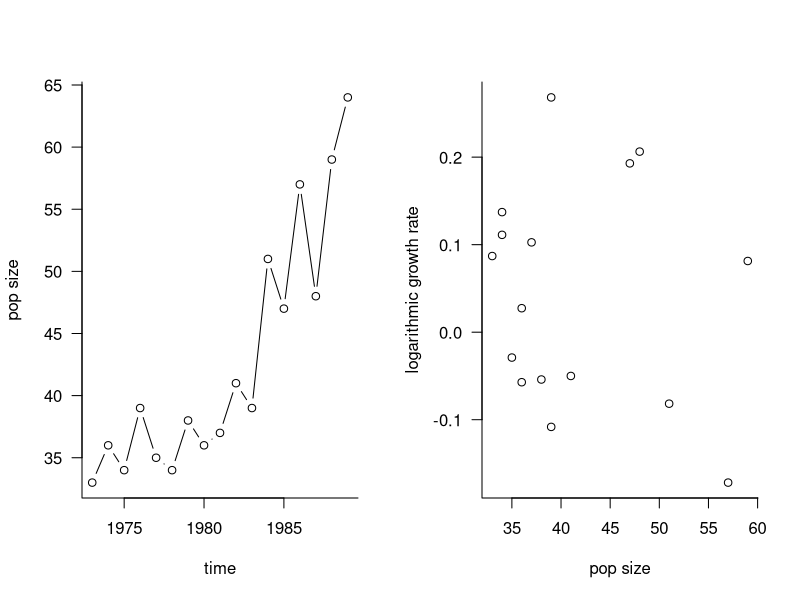
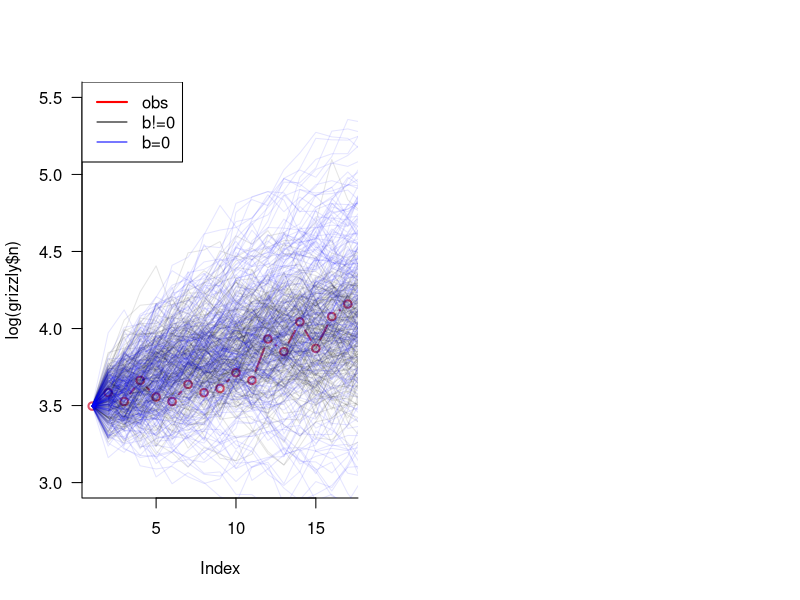
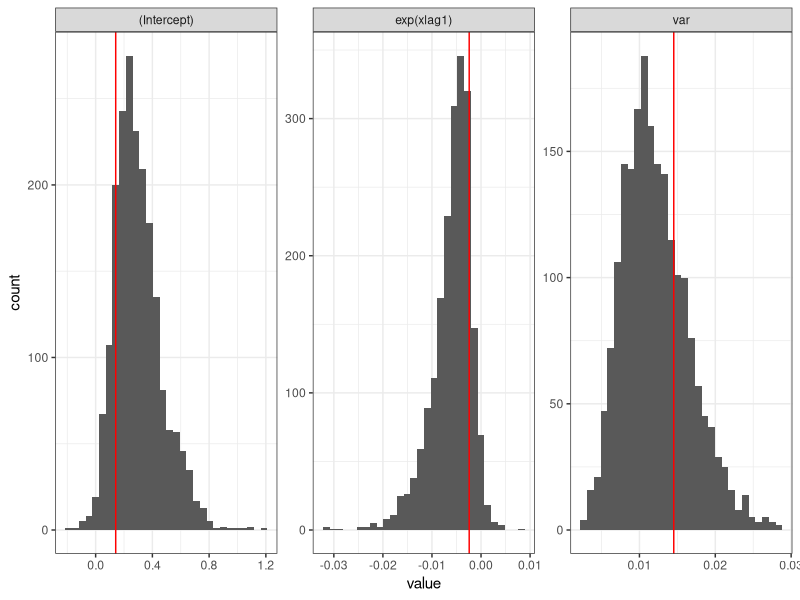
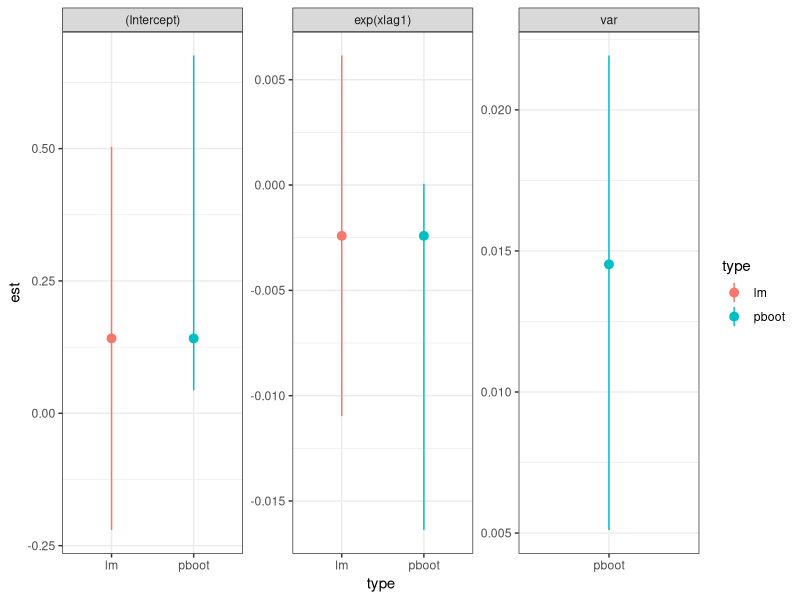

Generate these figures, in order, with R:
## ---- chunk 1
library("knitr")
if (getRversion() < '3.3.0') {
    sigma <- function(object, ...) UseMethod("sigma")
    sigma.default <- function(object,...) {
        summary(object)$sigma
    }
}
## ---- chunk 2
library("ggplot2"); theme_set(theme_bw())
library("reshape2")
## ---- chunk 3
grizzly <- data.frame(n=c(33,36,34,39,35,34,38,36,37,41,39,51,47,57,48,59,64),
                      t=1973:1989)
## ---- chunk 4
r <- log(grizzly$n[-1]/grizzly$n[-length(grizzly$n)])
## ---- chunk 5
par(las=1,bty="l",mfrow=c(1,2))
plot(n~t,data=grizzly,type="b",xlab="time",ylab="pop size")
plot(grizzly$n[-length(grizzly$n)],r,
     xlab="pop size",ylab="logarithmic growth rate")
## ---- chunk 6
## R tip: use with() to simplify extraction from data frames --
## **never** attach()
dd <- with(grizzly,data.frame(xlag1=log(n[-length(n)]),
                 x=log(n[-1])))
m2 <- lm(x~offset(xlag1)+exp(xlag1),data=dd)
## equivalently:
## lm(x-xlag1~exp(xlag1),data=dd)
## (offset may be easier to read)
s2 <- sigma(m2)^2
var.unbiased <- function(m)
    sigma(m)^2*df.residual(m)/nobs(m)
## D&T use MLE rather than unbiased estimate of variance
## parameters
c(coef(m2),var=var.unbiased(m2))
## test statistic
coef(summary(m2))[2,"t value"]  
## ---- chunk 7
## R tip: use update() when possible to simplify code
m1 <- update(m2, . ~ offset(xlag1))
c(coef(m1),var.unbiased(m1))
## ---- chunk 8
## simulate new data, add starting value
simfun <- function(fit,x0=log(grizzly$n[1])) {
    cc <- coef(fit)
    a <- cc[1]
    ## make the function work for either 
    b <- if (length(cc)==2) coef(fit)[2] else 0
    sigma <- sqrt(var.unbiased(fit))
    res <- c(x0,numeric(nobs(fit)+1))
    for (i in 2:length(res)) {
        res[i] <- res[i-1]+a+b*exp(res[i-1])+rnorm(1,sd=sigma)
    }
    res
}
## ---- chunk 9
sim2 <- replicate(200,simfun(m2))
sim1 <- replicate(200,simfun(m1))
## ---- chunk 10
plot(log(grizzly$n),type="b",ylim=c(3,5.5),lwd=2,col=2)
matlines(sim2,col=adjustcolor("black",alpha=0.1),lty=1)
matlines(sim1,col=adjustcolor("blue",alpha=0.1),lty=1)
legend("topleft",lty=1,col=c("red","black","blue"),
       lwd=c(2,1,1),c("obs","b!=0","b=0"))
## ---- chunk 11
## re-fit model with new data
fitfun <- function(x,orig_fit) {
    dd <- data.frame(xlag1=x[-length(x)],
                 x=x[-1])
    update(orig_fit,data=dd)
}
## test:
all.equal(fitfun(log(grizzly$n),m2),m2)
## summarize output
sumfun <- function(fit) {
    c(coef(fit),
      var=var.unbiased(fit))
}
## combine all of that stuff
bootfun <- function(fit) {
    sumfun(fitfun(simfun(fit),fit))
}
## ---- chunk 12
set.seed(101)
v <- t(replicate(2000,bootfun(m2)))
## ---- chunk 13
## using ggplot, a fancy but powerful plotting tool
mv <- melt(as.data.frame(v)) ## restructure data in 'long' format
obsvals <- data.frame(variable=c("(Intercept)","exp(xlag1)","var"),
                      value=sumfun(m2))
ggplot(mv,aes(value))+facet_wrap(~variable,scale="free")+
    geom_histogram(bins=30)+
        geom_vline(data=obsvals,colour="red",aes(xintercept=value))
## ---- chunk 14
## compare estimates
tfun <- function(x,type,est) {
    colnames(x) <- c("lwr","upr")
    x <- data.frame(type,variable=rownames(x),est,x)
    rownames(x) <- NULL
    return(x)
}
bootconf <- t(apply(v,2,quantile,c(0.025,0.975)))
allCI <- rbind(
    tfun(confint(m2),"lm",coef(m2)),
    tfun(bootconf,"pboot",sumfun(m2)))
ggplot(allCI,aes(type,est,ymin=lwr,ymax=upr,colour=type))+
    geom_pointrange()+
    facet_wrap(~variable,scale="free")
